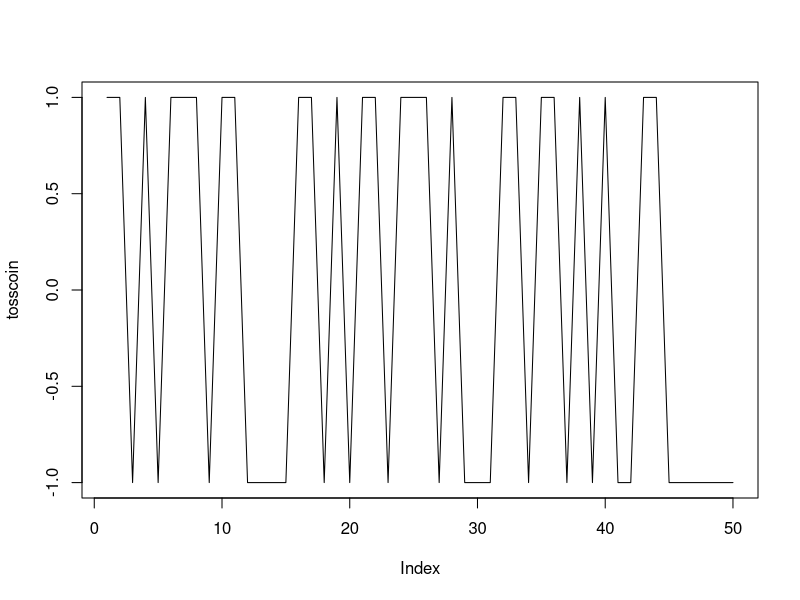

Generate this figure with R:
#number of Try
numTotalTrials = 10000

#count for each cases
count = c(numTotalTrials)
count2 = c(numTotalTrials)
count3 = c(numTotalTrials)

#head +1, tails -1
toss= c(-1,1)

for (j in seq(from=1, to=numTotalTrials, by=1))
{
  tosscoin= sample(toss,50, replace=TRUE)
  #break even
  count[j] = sum(tosscoin)
  #fraction
  count2[j] = sum(tosscoin == 1)
  cum.tosscoin= cumsum(tosscoin)
  #maximum fortune
  count3[j] = max(cum.tosscoin)
}
#plot of the game
plot(tosscoin, type = "l", ylim = toss)

#probability that Peter wil break after 50 tosses
print(sum(count==0)/numTotalTrials)
#fraction of the time that Peter will be in the lead
print(sum(count2>25)/numTotalTrials)
#average of Peter's best fortune during 50-toss game
print(mean(count3))

